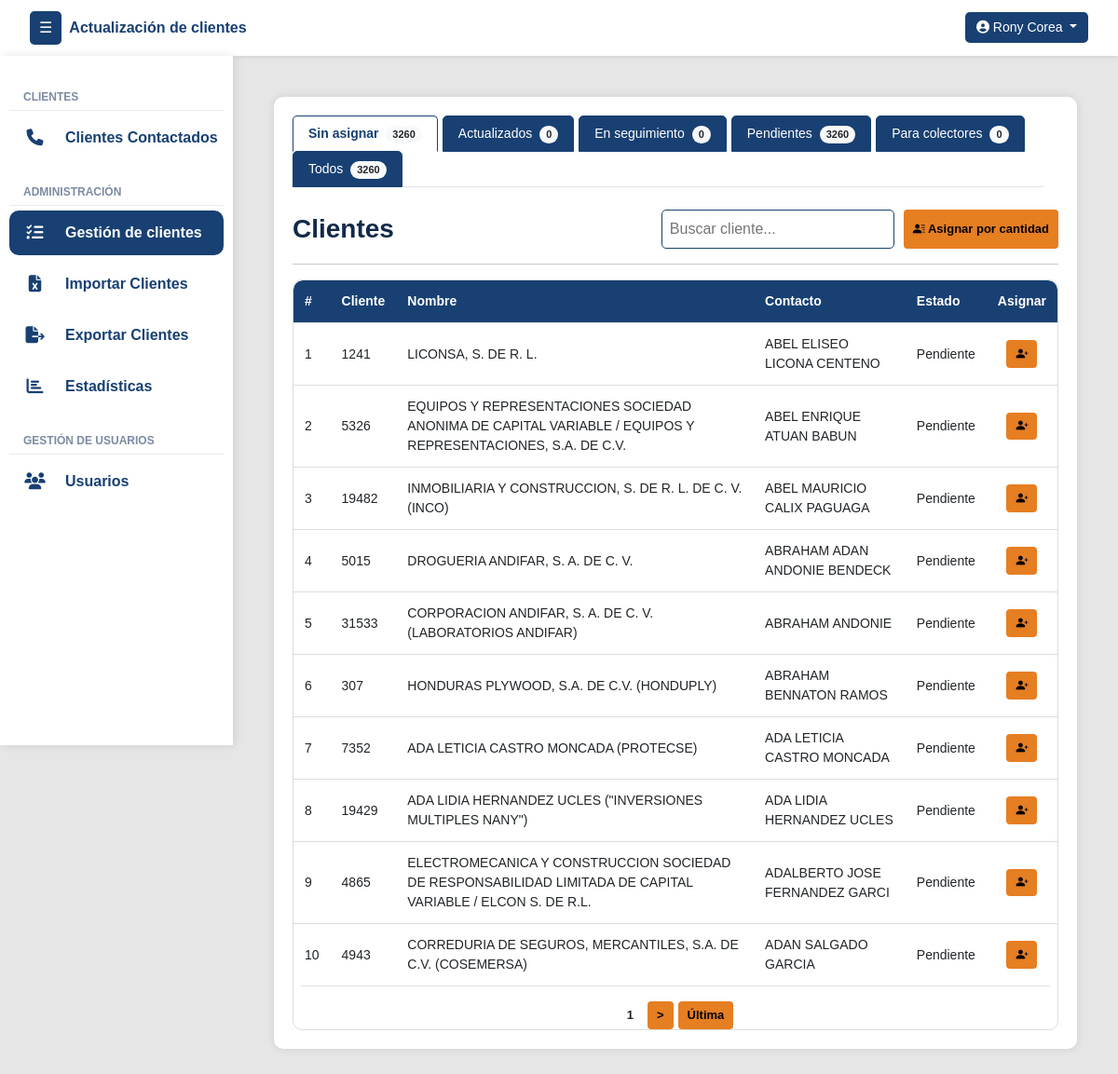
Page /gestion/sin-asignar/ (signed in) on the earlier database version.
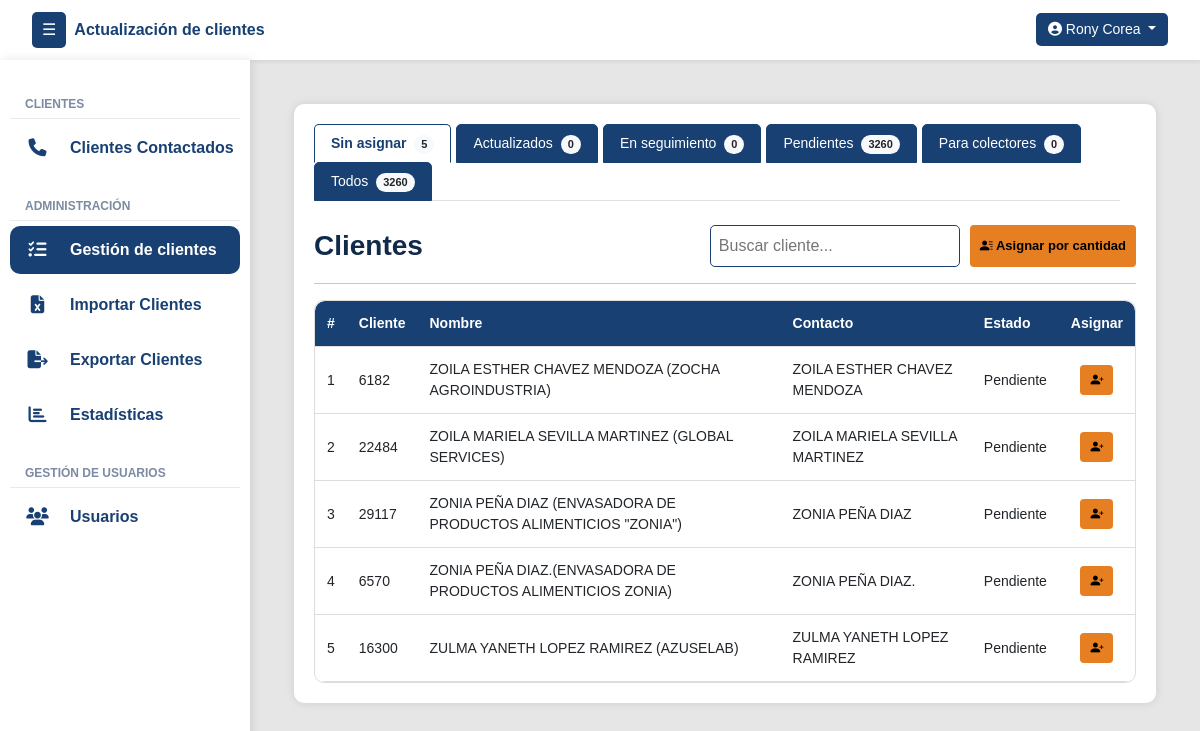
Same page on the later database version.
### clientes/models.py (models this page shows, shortened)
class Cliente(models.Model):
    numero_cliente = models.CharField(max_length=50, unique=True)
    nombre_cliente = models.CharField(max_length=255)
    contacto_cliente = models.CharField(max_length=255)
    contacto_cargo = models.CharField(max_length=100, null=True, blank=True)
    telefono_cliente = models.CharField(max_length=50, null=True, blank=True)
    telefono_dos = models.CharField(max_length=50, null=True, blank=True)
    direccion = models.CharField(max_length=255, null=True, blank=True)
    correo = models.CharField(max_length=254, null=True, blank=True)
    estado_actual = models.ForeignKey(EstadoReporte, on_delete=models.SET_NULL, null=True, blank=True, default=1)
    asignado_inicial = models.ForeignKey(User, on_delete=models.SET_NULL, null=True, blank=True, related_name='clientes_asignados_inicialmente')
    asignado_usuario = models.ForeignKey(User, on_delete=models.SET_NULL, null=True, blank=True, related_name='clientes_asignados')
    veces_contactado = models.PositiveIntegerField(default=0)
    sin_contestar = models.PositiveIntegerField(default=0)
    formulario_sin_contestar = models.PositiveIntegerField(default=0)
    ultima_llamada_no_contesto = models.DateTimeField(null=True, blank=True)
    ultimo_envio_formulario = models.DateTimeField(null=True, blank=True)

class EstadoReporte(models.Model):
    nombre = models.CharField(max_length=100, unique=True)
    creado_por = models.ForeignKey(User, on_delete=models.SET_NULL, null=True, blank=True)
    creado_en = models.DateTimeField(auto_now_add=True)
    estado = models.CharField(max_length=50, choices=[('activo', 'Activo'), ('inactivo', 'Inactivo')])
    intentos = models.PositiveIntegerField(default=0)
    genera_movimiento = models.BooleanField(default=True)

### clientes/views.py (the view)
# urls.py: path('gestion/sin-asignar/', vistasClientes.clientes_sin_asignar_view, name='gestion'),
@login_required
def clientes_sin_asignar_view(request):
    usuario = request.user
    if not usuario.groups.filter(name__in=["super_admin", "admin_group"]).exists():
        messages.error(request, "Acceso no permitido.")
        return redirect("login")
    hoy = timezone.localdate()
    search_query = request.GET.get("q", "").strip()
    clientes_qs = Cliente.objects.filter(asignado_usuario__isnull=True)
    if search_query:
        clientes_qs = clientes_qs.filter(
            Q(nombre_cliente__icontains=search_query) |
            Q(numero_cliente__icontains=search_query) |
            Q(contacto_cliente__icontains=search_query)
        )
    clientes = paginar_queryset(request, clientes_qs, "sin_asignar")
    estado_pendiente = EstadoReporte.objects.filter(nombre__iexact="pendiente").first()
    estado_no_contesto = EstadoReporte.objects.filter(nombre__iexact="no contestó").first()
    clientes_seguimiento_qs  = Cliente.objects.filter(
        estado_actual__in=EstadoReporte.objects.filter(
            genera_movimiento=False
        ).exclude(nombre__iexact="pendiente")
    )
    actualizados_hoy_qs = Cliente.objects.filter(
        estado_actual__nombre__iexact="actualizado",
        movimientos__estado__nombre__iexact="actualizado",
        movimientos__fecha_hora__date=hoy
    ).distinct()
    clientes_sin_actualizar_hoy_qs = Cliente.objects.filter(
        movimientos__fecha_hora__date=hoy
    ).exclude(
        estado_actual__nombre__iexact="actualizado"
    ).distinct()
    usuarios_no_colectores = User.objects.exclude(groups__name="colector_group").exclude(username="rcoreas").filter(is_active=True)
    return render(request, "gestion/gestion.html", {
        "clientes_sin_asignar": clientes,
        "usuarios_no_colectores": usuarios_no_colectores,
        "view_type": "sin_asignar",
        "search_query": search_query,
        "count_pendientes": Cliente.objects.filter(estado_actual=estado_pendiente).count(),
        "count_seguimiento": clientes_seguimiento_qs.count(),
        "count_no_contesto": Cliente.objects.filter(estado_actual=estado_no_contesto).count(),
        "count_actualizados": Cliente.objects.filter(
            estado_actual__nombre__iexact="actualizado",
            movimientos__estado__nombre__iexact="actualizado"
        ).distinct().count(),
        "count_sin_actualizar": Cliente.objects.exclude(
            estado_actual__nombre__iexact="actualizado"
        ).count(),
        "count_actualizados_hoy": actualizados_hoy_qs.count() + clientes_sin_actualizar_hoy_qs.count(),
        "count_sin_asignar": clientes_qs.count(),
        "count_todos": Cliente.objects.count(),
        "count_colectores": Cliente.objects.filter(estado_actual__nombre__iexact="por localizar").count(),
    })

### UpdateTracker/templatetags/group_filters.py (called while the page is built)
@register.filter(name='has_group')
def has_group(user, group_name):
    return user.groups.filter(name=group_name).exists()

### clientes/views.py (called while the page is built)
def paginar_queryset(request, queryset, param, por_pagina=10):
    paginator = Paginator(queryset, por_pagina)
    pagina = request.GET.get(param)
    return paginator.get_page(pagina)

### templates/gestion/gestion.html (shortened to what the changed rows need)
{% extends 'layout/layout.html' %}
{% block content %}
<div class="container">
    <ul class="nav nav-tabs flex-grow-1 me-3" id="clienteTabs" role="tablist">
        <li class="nav-item" role="presentation">
            <a class="nav-link {% if view_type == 'sin_asignar' %}active{% endif %}" id="sin_asignar-tab" href="{% url 'gestion' %}" role="tab" aria-controls="sin_asignar" aria-selected="true">
                Sin asignar <span class="badge rounded-pill bg-light text-dark ms-1" id="countSinAsignar">{{ count_sin_asignar }}</span>
            </a>
        </li>
    </ul>
    <div class="tab-content mt-4" id="clienteTabsContent">
        {% if view_type == 'sin_asignar' %}
        <div class="tab-pane fade show active" id="sin-asignar" role="tabpanel" aria-labelledby="sin-asignar-tab">
            <div class="table-responsive">
                <table class="styled-table paginable" id="clienteTable">
                    <thead>
                        <tr>
                            <th>#</th>
                            <th>Cliente</th>
                            <th>Nombre</th>
                            <th>Contacto</th>
                            <th>Estado</th>
                            <th>Asignar</th>
                        </tr>
                    </thead>
                    <tbody>
                        {% for cliente in clientes_sin_asignar %}
                        <tr>
                            <td>{{ forloop.counter }}</td>
                            <td>{{ cliente.numero_cliente }}</td>
                            <td>{{ cliente.nombre_cliente }}</td>
                            <td>{{ cliente.contacto_cliente }}</td>
                            <td>{{ cliente.estado_actual.nombre }}</td>
                            <td>
                                <div class="text-center">
                                    <button class="btn btn-sm btn-asignar"
                                            data-bs-toggle="modal"
                                            data-bs-target="#modalAsignarCliente"
                                            onclick="abrirModalAsignarCliente('{{ cliente.id }}', '{{ cliente.nombre_cliente }}')"
                                            title="Asignar cliente">
                                        <i class="bi bi-person-plus-fill"></i>
                                    </button>
                                </div>
                            </td>
                        </tr>
                        {% empty %}
                            <tr>
                                <td colspan="7" class="text-center">No hay clientes sin asignar.</td>
                            </tr>
                        {% endfor %}
                    </tbody>
                </table>
                {% if clientes_sin_asignar.has_other_pages %}
                <div class="pagination mt-3">
                    <span class="btn btn-sm btn-reportar active">{{ clientes_sin_asignar.number }}</span>
                    {% if clientes_sin_asignar.number < clientes_sin_asignar.paginator.num_pages %}
                        <a href="?sin_asignar={{ clientes_sin_asignar.next_page_number }}{% if search_query %}&q={{ search_query }}{% endif %}" class="btn btn-sm btn-reportar">&gt;</a>
                        <a href="?sin_asignar={{ clientes_sin_asignar.paginator.num_pages }}{% if search_query %}&q={{ search_query }}{% endif %}" class="btn btn-sm btn-reportar">Última</a>
                    {% endif %}
                </div>
                {% endif %}
            </div>
        </div>
        {% endif %}
    </div>
</div>
{% endblock %}

Differences in the rows shown:
no longer on this page (row edited): Cliente: numero_cliente "1241", nombre_cliente "LICONSA, S. DE R. L.", contacto_cliente "ABEL ELISEO LICONA CENTENO", estado_actual.nombre "Pendiente"
no longer on this page (row edited): Cliente: numero_cliente "5326", nombre_cliente "EQUIPOS Y REPRESENTACIONES SOCIEDAD ANONIMA DE CAPITAL VARIABLE / EQUIPOS Y REPRESENTACIONES, S.A. DE C.V.", contacto_cliente "ABEL ENRIQUE ATUAN BABUN", estado_actual.nombre "Pendiente"
no longer on this page (row edited): Cliente: numero_cliente "19482", nombre_cliente "INMOBILIARIA Y CONSTRUCCION, S. DE R. L. DE C. V. (INCO)", contacto_cliente "ABEL MAURICIO CALIX PAGUAGA", estado_actual.nombre "Pendiente"
no longer on this page (row edited): Cliente: numero_cliente "5015", nombre_cliente "DROGUERIA ANDIFAR, S. A. DE C. V.", contacto_cliente "ABRAHAM ADAN ANDONIE BENDECK", estado_actual.nombre "Pendiente"
no longer on this page (row edited): Cliente: numero_cliente "31533", nombre_cliente "CORPORACION ANDIFAR, S. A. DE C. V. (LABORATORIOS ANDIFAR)", contacto_cliente "ABRAHAM ANDONIE", estado_actual.nombre "Pendiente"
no longer on this page (row edited): Cliente: numero_cliente "307", nombre_cliente "HONDURAS PLYWOOD, S.A. DE C.V. (HONDUPLY)", contacto_cliente "ABRAHAM BENNATON RAMOS", estado_actual.nombre "Pendiente"
no longer on this page (row edited): Cliente: numero_cliente "7352", nombre_cliente "ADA LETICIA CASTRO MONCADA (PROTECSE)", contacto_cliente "ADA LETICIA CASTRO MONCADA", estado_actual.nombre "Pendiente"
no longer on this page (row edited): Cliente: numero_cliente "19429", nombre_cliente "ADA LIDIA HERNANDEZ UCLES (\"INVERSIONES MULTIPLES NANY\")", contacto_cliente "ADA LIDIA HERNANDEZ UCLES", estado_actual.nombre "Pendiente"
no longer on this page (row edited): Cliente: numero_cliente "4865", nombre_cliente "ELECTROMECANICA Y CONSTRUCCION SOCIEDAD DE RESPONSABILIDAD LIMITADA DE CAPITAL VARIABLE / ELCON S. DE R.L.", contacto_cliente "ADALBERTO JOSE FERNANDEZ GARCI", estado_actual.nombre "Pendiente"
no longer on this page (row edited): Cliente: numero_cliente "4943", nombre_cliente "CORREDURIA DE SEGUROS, MERCANTILES, S.A. DE C.V. (COSEMERSA)", contacto_cliente "ADAN SALGADO GARCIA", estado_actual.nombre "Pendiente"
now on this page (row unchanged): Cliente: numero_cliente "6182", nombre_cliente "ZOILA ESTHER CHAVEZ MENDOZA (ZOCHA AGROINDUSTRIA)", contacto_cliente "ZOILA ESTHER CHAVEZ MENDOZA", estado_actual.nombre "Pendiente"
now on this page (row unchanged): Cliente: numero_cliente "22484", nombre_cliente "ZOILA MARIELA SEVILLA MARTINEZ (GLOBAL SERVICES)", contacto_cliente "ZOILA MARIELA SEVILLA MARTINEZ", estado_actual.nombre "Pendiente"
now on this page (row unchanged): Cliente: numero_cliente "29117", nombre_cliente "ZONIA PEÑA DIAZ (ENVASADORA DE PRODUCTOS ALIMENTICIOS \"ZONIA\")", contacto_cliente "ZONIA PEÑA DIAZ", estado_actual.nombre "Pendiente"
now on this page (row unchanged): Cliente: numero_cliente "6570", nombre_cliente "ZONIA PEÑA DIAZ.(ENVASADORA DE PRODUCTOS ALIMENTICIOS ZONIA)", contacto_cliente "ZONIA PEÑA DIAZ.", estado_actual.nombre "Pendiente"
now on this page (row unchanged): Cliente: numero_cliente "16300", nombre_cliente "ZULMA YANETH LOPEZ RAMIREZ (AZUSELAB)", contacto_cliente "ZULMA YANETH LOPEZ RAMIREZ", estado_actual.nombre "Pendiente"
Other differences:
{{ count_sin_asignar }}: "3260" → "5"
{{ clientes_sin_asignar.number }}: "1" → (not shown)
text no longer shown: "> Última"
